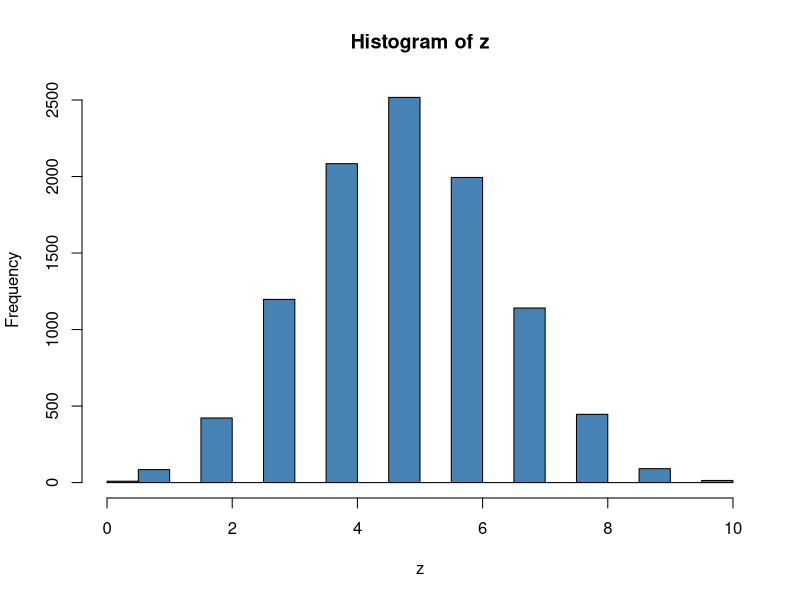
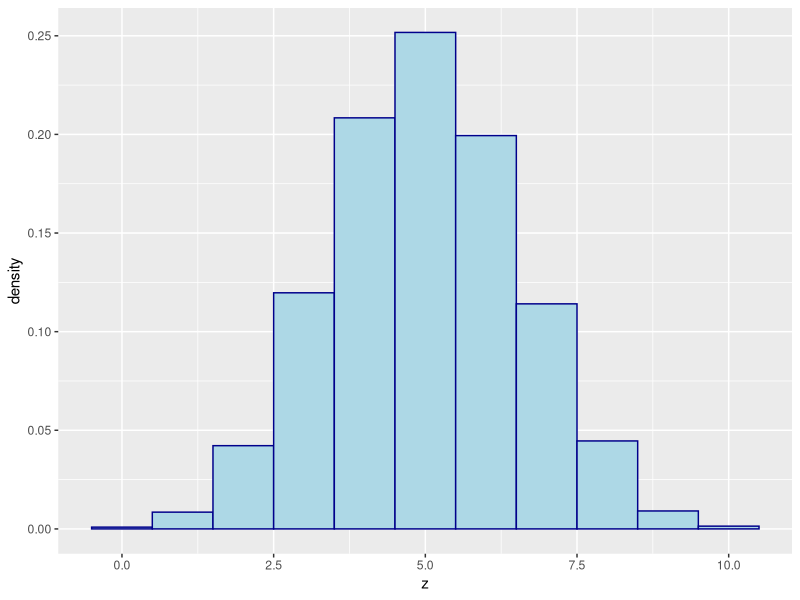
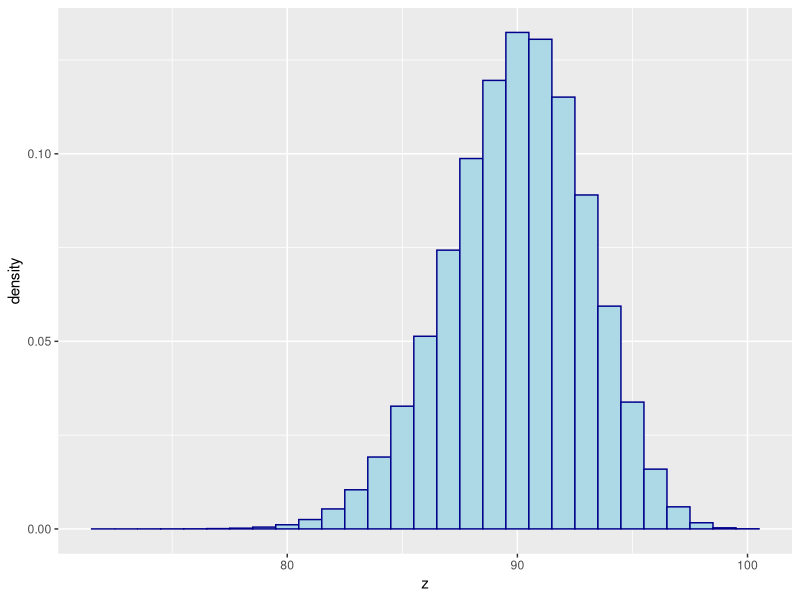
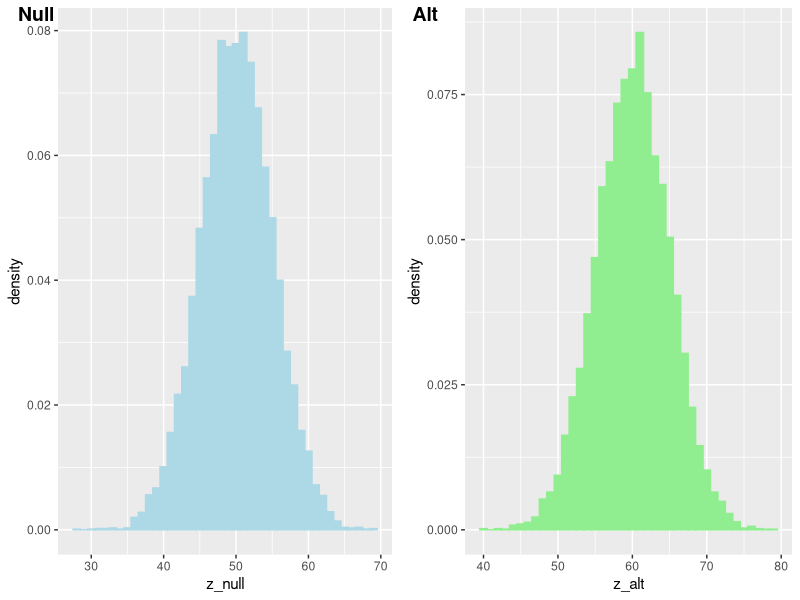

Write the R code that produced these figures, in order. (Note: this script raises an error after producing the figures.)
## ---- chunk 1
pants <- data.frame(
   type = c("Blue jeans","Grey jeans","Black jeans","Black suit","Blue tracksuit"),
   label = c("X1", "X2", "X3", "X4", "X5"),
   probability = c(0.5,0.3,0.1,0,0.1))

pants
## ---- chunk 2
#Try plotting a bar graph of all the probabilities above
## ---- chunk 3
dbinom( x = 4, size = 10, prob = 1/2)
## ---- chunk 4
#Try finding the probability for N = 20 and N=100 trials for a fair coin flip.
## ---- chunk 5
#Find the probability of rolling 0 skulls or 1 skull or 2 skulls or 3 skulls or 4 skulls
pbinom( q= 4, size = 10, prob = 1/2)

#Practice - Find probability of getting 0-5 heads in 50 trials of coin flip
## ---- chunk 6
qbinom( p = 0.376, size = 10, prob = 1/2 )

#Practice - Find the 40th percentile
## ---- chunk 7
z <- rbinom( n = 10000, size = 10, prob = 1/2 )
#Let's also plot this and see how it looks
hist(z, breaks=25, col = 'steelblue')
## ---- chunk 8
library(ggplot2)
df<- data.frame(z)
# Basic histogram with custom binwidth
ggplot(df, aes(x=z)) + geom_histogram(aes(y = ..density..), binwidth=1, color="darkblue", fill="lightblue")
## ---- chunk 9
dbinom(x = 43, size = 100, prob = 1/2)
## ---- chunk 10
pbinom(q = 17, size = 20, prob = 1/2)
## ---- chunk 11
qbinom(p = 0.975, size = 10, prob = 1/2)
## ---- chunk 12
qbinom(p = 0.025, size = 10, prob = 1/2)
## ---- chunk 13
binom.test( x=6, n=10, p=1/2 )
## ---- chunk 14
z <- rbinom( n = 1000000, size = 100, prob = 0.9 )

library(ggplot2)
df<- data.frame(z)
# Basic histogram with custom binwidth
ggplot(df, aes(x=z)) + geom_histogram(aes(y = ..density..), binwidth=1, color="darkblue", fill="lightblue")
## ---- chunk 15
library(ggplot2)
library("ggpubr")
## ---- chunk 16
num <- 10000
z_null <- rbinom( n = num, size = 100, prob = 0.5 )
z_alt <- rbinom( n = num, size = 100, prob = 0.6 )
df1 <- data.frame(z_null,z_alt)
# Basic histogram with custom binwidth
p1 <- ggplot(df1, aes(x=z_null)) + geom_histogram(aes(y = ..density..), binwidth=1, color="lightblue", fill="lightblue")
p2 <- ggplot(df1, aes(x=z_alt)) + geom_histogram(aes(y = ..density..), binwidth=1, color="lightgreen", fill="lightgreen")

figure <- ggarrange(p1, p2,
                    labels = c("Null", "Alt"))
figure
## ---- chunk 17
library(pwr)
pwr.p.test(h  = ES.h(p1 = 0.7, p2 = 0.5), sig.level = 0.05, power = 0.8)
## ---- chunk 18
effsize <- ES.h(p1 = 0.7, p2 = 0.5)
effsize
## ---- chunk 19
histogram_normal_distribution
## ---- chunk 20
normal_distribution <- rnorm(10000, mean = 75, sd = 1) 
histogram_normal_distribution <- hist(normal_distribution)
plot(histogram_normal_distribution$mids,histogram_normal_distribution$density, type="l", col="blue", lwd=1)


## ---- chunk 21
no_test <- rnorm(10000, mean = 165, sd = 20)

## ---- chunk 22
dnorm(x=165, mean=165, sd=20)

## ---- chunk 23
pnorm(q = 175, mean = 165, sd = 20)
## ---- chunk 24
qnorm(0.75 ,mean = 165 , sd = 20)
## ---- chunk 25
norm <- rnorm(1000, mean = 0, sd = 1) 
shapiro.test(norm)



## ---- chunk 26
binom <- rbinom(100, 10, 1/2)
shapiro.test(binom)
## ---- chunk 27
histogram_t_distribution

## ---- chunk 28
t_distribution <- rt(10000, 15)
histogram_t_distribution <- hist(t_distribution)
plot(histogram_t_distribution$mids,histogram_t_distribution$density, type="l", col="blue", lwd=3)
## ---- chunk 29

## ---- chunk 30

## ---- chunk 31
norm1 <- rnorm(10000, mean = 100, sd = 5)
norm2 <- rnorm(10000, mean = 200, sd = 7)
chisqdist <- norm1^2 + norm2^2

#hist(chisqdist)
histogram_chisq_distribution <- hist(chisqdist)
plot(histogram_chisq_distribution$mids,histogram_chisq_distribution$density, type="l", col="blue", lwd=3)
## ---- chunk 32
#norm1+norm2
## ---- chunk 33
#norm1^2+norm2^2
## ---- chunk 34

norm1 <- rnorm(10000, mean = 10, sd = 5)
norm2 <- rnorm(10000, mean = 20, sd = 7)
chisqdist <- norm1^2 + norm2^2

chisq_distribution <- rchisq(100000, 10)
histogram_chisq_distribution <- hist(chisq_distribution)
plot(histogram_chisq_distribution$mids,histogram_chisq_distribution$density, type="l", col="blue", lwd=3)
## ---- chunk 35
f_distribution <- rf(10000, 100, 100)
histogram_f_distribution <- hist(f_distribution)
plot(histogram_f_distribution$mids,histogram_f_distribution$density, type="l", col="blue", lwd=3)
## ---- chunk 36
x <- rnorm(10000, mean = 75, sd = 10)
## ---- chunk 37
mean(x)
sd(x)
## ---- chunk 38
y <- rt(10000,50)
 hist(x)
  hist(y)
